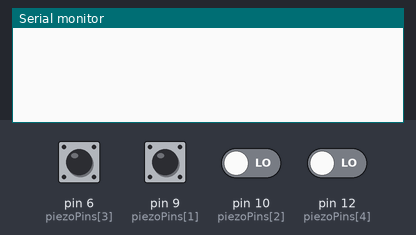
The sketch below on a simulated Arduino Uno, built with avr-gcc and run on an emulated ATmega328P. On the bench: the last lines printed to the serial monitor. Inputs (shaded band) come from the test bench; at power-on: pin 6 (piezoPins[3]), pin 9 (piezoPins[1]), pin 10 (piezoPins[2]), pin 12 (piezoPins[4]) LOW.

Above: at 1.2 s.
1.3 s: pin 6 (piezoPins[3]) driven HIGH
At 2.9 s:
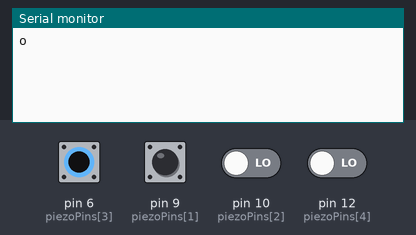
3.3 s: pin 9 (piezoPins[1]) driven HIGH
At 4.5 s:
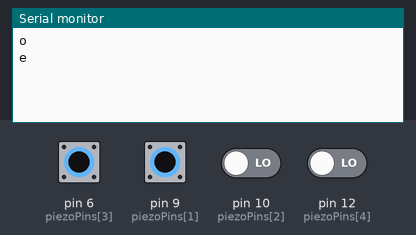
5.3 s: pin 10 (piezoPins[2]) driven HIGH
At 7.0 s:
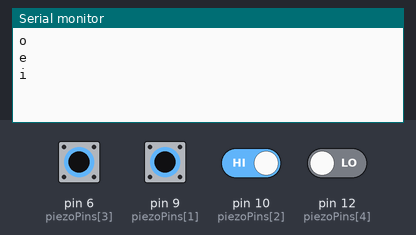
7.3 s: pin 12 (piezoPins[4]) driven HIGH
At 8.8 s:
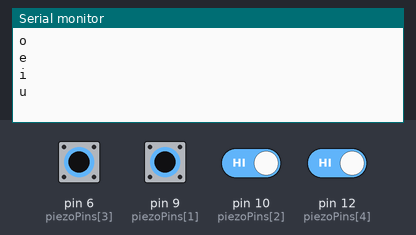
9.3 s: pin 6 (piezoPins[3]) pulsed LOW 2 times (0.12 s each, 0.3 s apart)
At 11.3 s:
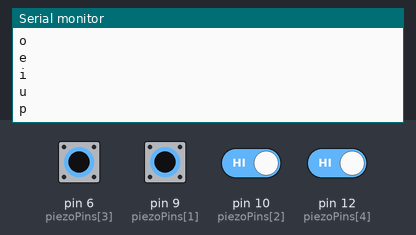
11.7 s: pin 9 (piezoPins[1]) pulsed LOW 2 times (0.12 s each, 0.3 s apart)
At 13.2 s:
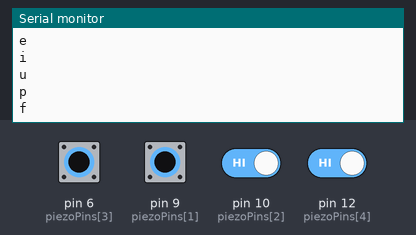

Measured:
- after the input at 1.3 s, the serial monitor: prints a new line after 0.50 s (image 1)
- after the input at 3.3 s, the serial monitor: prints a new line after 0.50 s (image 2)
- after the input at 5.3 s, the serial monitor: prints a new line after 0.50 s (image 3)
- after the input at 7.3 s, the serial monitor: prints a new line after 0.50 s (image 4)
- after the input at 9.3 s, the serial monitor: prints a new line after 0.92 s (image 5)
- after the input at 11.7 s, the serial monitor: prints a new line after 0.92 s (image 6)

The sketch:

multiple_letter.ino
```cpp
const int piezoPins[5] = {1, 9, 10, 6, 12};

// Letters for each piezo key
const char* piezoLetters[5] = {
  "abcd",   // piezo 1
  "efgh",   // piezo 9
  "ijklmn", // piezo 10
  "opqrst", // piezo 6
  "uvwxyz"  // piezo 12
};

// Debounce & multi-tap variables
int previousState[5] = {0, 0, 0, 0, 0};
unsigned long lastTriggerTime[5] = {0, 0, 0, 0, 0};
const unsigned long debounceDelay = 100;   // debounce for vibration
const unsigned long pauseTimeout = 500;   // pause to confirm letter

// Multi-tap tracking
int tapCount[5] = {0, 0, 0, 0, 0};

void setup() {
  Serial.begin(9600);
  for (int i = 0; i < 5; i++) {
    pinMode(piezoPins[i], INPUT);
  }
}

void loop() {
  unsigned long currentTime = millis();

  for (int i = 0; i < 5; i++) {
    int currentState = digitalRead(piezoPins[i]);

    if (currentState == HIGH && previousState[i] == LOW) {
      // Check debounce
      if (currentTime - lastTriggerTime[i] > debounceDelay) {
        tapCount[i]++;  // Next letter
        lastTriggerTime[i] = currentTime;
      }
    }

    // If enough pause, confirm the last selected letter
    if (tapCount[i] > 0 && (currentTime - lastTriggerTime[i] > pauseTimeout)) {
      const char* letters = piezoLetters[i];
      int numLetters = strlen(letters);
      int index = (tapCount[i] - 1) % numLetters;
      Serial.println(letters[index]);
      tapCount[i] = 0; // Reset for next sequence
    }

    previousState[i] = currentState;
  }

  delay(1);
}
```
